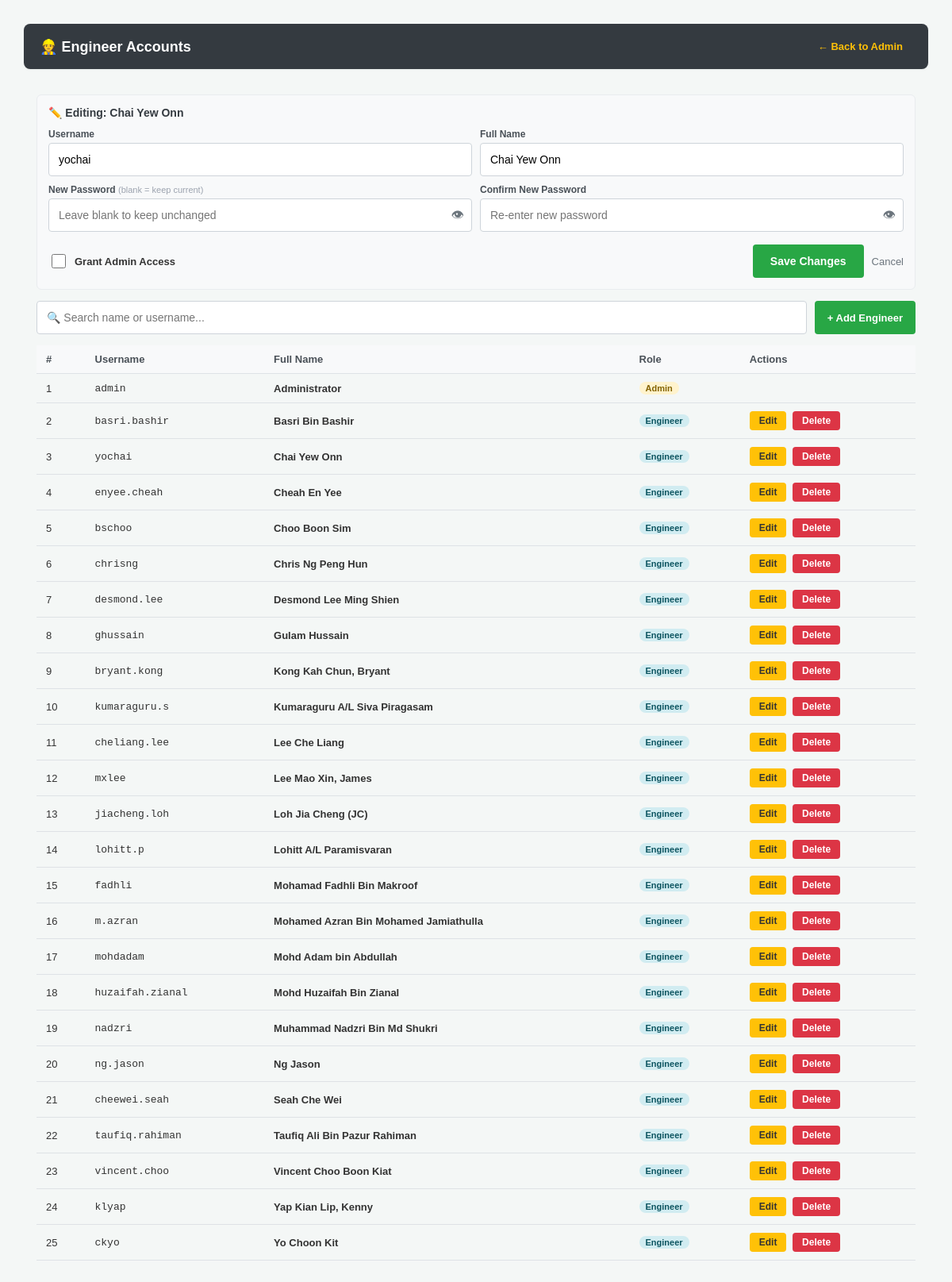
Screenshot of /admin_engineers.php?edit_eng=3 (signed in) with the database file from the repository.
### tables this page shows
CREATE TABLE engineers (
    id INT AUTO_INCREMENT PRIMARY KEY,
    username_id VARCHAR(100) NOT NULL UNIQUE,
    engineer_name VARCHAR(100) NOT NULL,
    password VARCHAR(255) NOT NULL,
    is_admin TINYINT(1) DEFAULT 0,
    is_verified TINYINT(1) NOT NULL DEFAULT 0,
    created_at TIMESTAMP DEFAULT CURRENT_TIMESTAMP
);

### admin_engineers.php (the view, shortened to what this page needs)
<?php
require_once 'config.php';
$edit_eng = null;
if (isset($_GET['edit_eng'])) {
    $eid = intval($_GET['edit_eng']);
    $stmt = $conn->prepare("SELECT * FROM engineers WHERE id=?");
    $stmt->bind_param("i", $eid); $stmt->execute();
    $edit_eng = $stmt->get_result()->fetch_assoc(); $stmt->close();
}
$eng_result = $conn->query("SELECT * FROM engineers ORDER BY is_admin DESC, engineer_name ASC");
?>
<!DOCTYPE html>
<html lang="en">
<head>
</head>
<body>
<div class="header">
    <h2>👷 Engineer Accounts</h2>
    <a href="admin.php">← Back to Admin</a>
</div>
<div class="page">
    <?php if ($edit_eng): ?>
    <div class="form-wrap">
        <h4>✏️ Editing: <?= htmlspecialchars($edit_eng['engineer_name']) ?></h4>
        <form method="POST" onsubmit="return checkPwd('edit')">
            <div class="form-grid">
                <div class="fg">
                    <label>Username</label>
                    <input type="text" name="username_id" value="<?= htmlspecialchars($edit_eng['username_id']) ?>" required>
                </div>
                <div class="fg">
                    <label>Full Name</label>
                    <input type="text" name="engineer_name" value="<?= htmlspecialchars($edit_eng['engineer_name']) ?>" required>
                </div>
                <div class="fg">
                    <label>New Password <span style="font-weight:400;color:#9ca3af;font-size:11px;">(blank = keep current)</span></label>
                    <div class="pwd-wrap">
                        <input type="password" name="password" id="edit_pwd" placeholder="Leave blank to keep unchanged">
                        <button type="button" class="pwd-toggle" onclick="togglePwd('edit_pwd', this)">👁</button>
                    </div>
                </div>
                <div class="fg">
                    <label>Confirm New Password</label>
                    <div class="pwd-wrap">
                        <input type="password" id="edit_pwd2" placeholder="Re-enter new password">
                        <button type="button" class="pwd-toggle" onclick="togglePwd('edit_pwd2', this)">👁</button>
                    </div>
                </div>
            </div>
            <div class="form-bottom">
                <div class="admin-check">
                    <?php if ($edit_eng['id'] == $_SESSION['engineer_id'] && $_SESSION['is_admin'] == 2): ?>
                        <input type="checkbox" checked disabled>
                        <input type="hidden" name="is_admin" value="1">
                        <label>Grant Admin Access <span style="font-size:11px;color:#dc3545;margin-left:4px;">(Cannot revoke own admin rights)</span></label>
                    <?php else: ?>
                        <input type="checkbox" name="is_admin" value="1" id="edit_is_admin" <?= $edit_eng['is_admin'] >= 1 ? 'checked' : '' ?>>
                        <label for="edit_is_admin">Grant Admin Access</label>
                    <?php endif; ?>
                </div>
                <div class="form-actions">
                    <button type="submit" name="edit_engineer" class="btn-save">Save Changes</button>
                    <a href="admin_engineers.php" class="btn-cancel-link">Cancel</a>
                </div>
            </div>
        </form>
    </div>
    <?php endif; ?>
    <div class="toolbar">
        <input type="text" class="search-input" id="eng-search" placeholder="🔍 Search name or username...">
        <a href="admin_engineers.php?add=1" class="btn-add">+ Add Engineer</a>
    </div>
    <div class="tbl-wrap">
    <table id="eng-table">
        <thead>
            <tr>
                <th>#</th>
                <th>Username</th>
                <th>Full Name</th>
                <th>Role</th>
                <th>Actions</th>
            </tr>
        </thead>
        <tbody>
        <?php
        $i = 1;
        $eng_rows = [];
        while ($e = $eng_result->fetch_assoc()) { $eng_rows[] = $e; }
        foreach ($eng_rows as $e):
        ?>
            <tr data-name="<?= strtolower(htmlspecialchars($e['engineer_name'])) ?>" data-user="<?= strtolower(htmlspecialchars($e['username_id'])) ?>">
                <td><?= $i++ ?></td>
                <td><code><?= htmlspecialchars($e['username_id']) ?></code></td>
                <td><strong><?= htmlspecialchars($e['engineer_name']) ?></strong></td>
                <td><span class="role-badge <?= $e['is_admin']>=1?'role-admin':'role-user' ?>"><?= $e['is_admin']>=1?($e['is_admin']==1?'Admin':'Admin'):'Engineer' ?></span></td>
                <td>
                    <?php if ($e['is_admin'] == 1): ?>
                        <span style="font-size:12px;color:#9ca3af;font-style:italic;"></span>
                    <?php else: ?>
                        <a href="admin_engineers.php?edit_eng=<?= $e['id'] ?>" class="btn-edit">Edit</a>
                        <?php if ($e['id'] != $_SESSION['engineer_id']): ?>
                        <a href="admin_engineers.php?delete_eng=<?= $e['id'] ?>" class="btn-del"
                           onclick="return confirm('Delete <?= htmlspecialchars(addslashes($e['engineer_name'])) ?>?')">Delete</a>
                        <?php endif; ?>
                    <?php endif; ?>
                </td>
            </tr>
        <?php endforeach; ?>
        </tbody>
    </table>
    </div>
</div>
</body>
</html>

### admin_engineers.php (style rules this page uses)
* { box-sizing: border-box; }
body { font-family: Arial, sans-serif; margin: 30px; background: #f4f7f6; color: #333; padding-bottom: 20px; }
.header { position: sticky !important; top: 0 !important; z-index: 500 !important; background: #343a40 !important; padding: 15px 20px !important; display: flex !important; border-radius: 8px !important; align-items: center !important; justify-content: space-between !important; gap: 10px !important; flex-wrap: wrap !important; margin-bottom: 16px !important; box-shadow: 0 1px 3px rgba(0,0,0,0.05) !important; }
.header h2 { color: white !important; margin: 0 !important; font-size: 18px !important; display: flex !important; align-items: center !important; gap: 8px !important; }
.header a { color: #ffc107 !important; text-decoration: none !important; font-size: 13px !important; padding: 6px 12px !important; border-radius: 4px !important; font-weight: bold !important; transition: background 0.2s, color 0.2s !important; }
.page { padding: 16px; }
.form-wrap { background: #f8f9fa; padding: 14px; border-radius: 6px; border: 1px solid #e9ecef; margin-bottom: 14px; }
.form-wrap h4 { margin: 0 0 12px; font-size: 14px; color: #343a40; font-weight: 700; }
.form-grid { display: grid; grid-template-columns: 1fr 1fr; gap: 10px; margin-bottom: 12px; }
.fg { display: flex; flex-direction: column; gap: 4px; }
.fg label { font-size: 12px; font-weight: 700; color: #495057; }
.fg input { height: 42px; padding: 0 12px; border: 1px solid #ced4da; border-radius: 4px; font-size: 14px; width: 100%; }
.pwd-wrap { position: relative; }
.pwd-wrap input { padding-right: 42px; }
.pwd-toggle { position: absolute; right: 10px; top: 50%; transform: translateY(-50%); background: none; border: none; cursor: pointer; font-size: 16px; color: #6c757d; padding: 0; line-height: 1; }
.form-bottom { display: flex; align-items: center; gap: 12px; flex-wrap: wrap; padding-top: 4px; }
.admin-check { display: flex; align-items: center; gap: 8px; }
.admin-check input[type="checkbox"] { width: 18px; height: 18px; cursor: pointer; flex-shrink: 0; }
.admin-check label { font-size: 13px; font-weight: 600; cursor: pointer; margin: 0; }
.form-actions { display: flex; gap: 10px; align-items: center; margin-left: auto; }
.btn-save { background: #28a745; color: white; border: none; height: 42px; padding: 0 22px; border-radius: 4px; font-size: 14px; font-weight: bold; cursor: pointer; }
.btn-cancel-link { color: #6c757d; text-decoration: none; font-size: 13px; }
.toolbar { display: flex; gap: 10px; margin-bottom: 14px; }
.search-input { flex: 1; height: 42px; padding: 0 12px; border: 1px solid #ced4da; border-radius: 4px; font-size: 14px; }
.btn-add { background: #28a745; color: white; text-decoration: none; height: 42px; padding: 0 16px; border-radius: 4px; font-size: 13px; font-weight: bold; display: inline-flex; align-items: center; white-space: nowrap; border: none; cursor: pointer; flex-shrink: 0; }
.tbl-wrap { overflow-x: auto; }
table { width: 100%; border-collapse: collapse; }
th, td { padding: 10px 12px; border-bottom: 1px solid #dee2e6; text-align: left; font-size: 13px; white-space: nowrap; }
th { background: #f8f9fa; font-weight: bold; color: #495057; }
.role-badge { display: inline-block; padding: 2px 8px; border-radius: 10px; font-size: 11px; font-weight: 700; }
.role-admin { background: #fff3cd; color: #856404; }
.role-user { background: #d1ecf1; color: #0c5460; }
.btn-edit { background: #ffc107; color: #333; padding: 5px 12px; text-decoration: none; border-radius: 4px; font-size: 12px; font-weight: bold; margin-right: 4px; display: inline-block; }
.btn-del { background: #dc3545; color: white; padding: 5px 12px; text-decoration: none; border-radius: 4px; font-size: 12px; font-weight: bold; display: inline-block; }

### rows the page displays
engineers: engineer_name "Chai Yew Onn", username_id "yochai", username "yochai", shows "Engineer"
engineers: username "admin", engineer_name "Administrator", is_admin "Admin"
engineers: username "basri.bashir", engineer_name "Basri Bin Bashir", is_admin "Engineer"
engineers: username "enyee.cheah", engineer_name "Cheah En Yee", is_admin "Engineer"
engineers: username "bschoo", engineer_name "Choo Boon Sim", is_admin "Engineer"
engineers: username "chrisng", engineer_name "Chris Ng Peng Hun", is_admin "Engineer"
engineers: username "desmond.lee", engineer_name "Desmond Lee Ming Shien", is_admin "Engineer"
engineers: username "ghussain", engineer_name "Gulam Hussain", is_admin "Engineer"
engineers: username "bryant.kong", engineer_name "Kong Kah Chun, Bryant", is_admin "Engineer"
engineers: username "kumaraguru.s", engineer_name "Kumaraguru A/L Siva Piragasam", is_admin "Engineer"
engineers: username "cheliang.lee", engineer_name "Lee Che Liang", is_admin "Engineer"
engineers: username "mxlee", engineer_name "Lee Mao Xin, James", is_admin "Engineer"
engineers: username "jiacheng.loh", engineer_name "Loh Jia Cheng (JC)", is_admin "Engineer"
engineers: username "lohitt.p", engineer_name "Lohitt A/L Paramisvaran", is_admin "Engineer"
engineers: username "fadhli", engineer_name "Mohamad Fadhli Bin Makroof", is_admin "Engineer"
engineers: username "m.azran", engineer_name "Mohamed Azran Bin Mohamed Jamiathulla", is_admin "Engineer"
engineers: username "mohdadam", engineer_name "Mohd Adam bin Abdullah", is_admin "Engineer"
engineers: username "huzaifah.zianal", engineer_name "Mohd Huzaifah Bin Zianal", is_admin "Engineer"
engineers: username "nadzri", engineer_name "Muhammad Nadzri Bin Md Shukri", is_admin "Engineer"
engineers: username "ng.jason", engineer_name "Ng Jason", is_admin "Engineer"
engineers: username "cheewei.seah", engineer_name "Seah Che Wei", is_admin "Engineer"
engineers: username "taufiq.rahiman", engineer_name "Taufiq Ali Bin Pazur Rahiman", is_admin "Engineer"
engineers: username "vincent.choo", engineer_name "Vincent Choo Boon Kiat", is_admin "Engineer"
engineers: username "klyap", engineer_name "Yap Kian Lip, Kenny", is_admin "Engineer"
engineers: username "ckyo", engineer_name "Yo Choon Kit", is_admin "Engineer"
